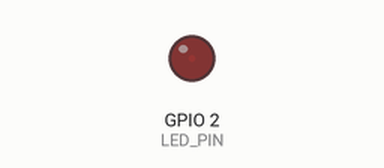
Simulated run of this program. Board: ESP32. Parts: output pins drawn as LEDs (lit = HIGH). What the program prints to the serial monitor is not drawn.

Above: at 0.05 s.
At 1.15 s:
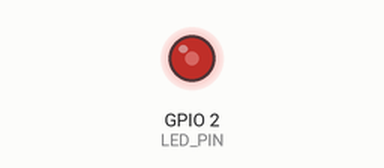
At 2.3 s:
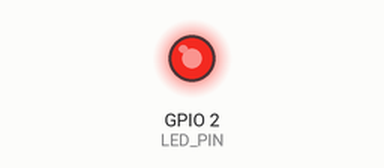
At 4.6 s:
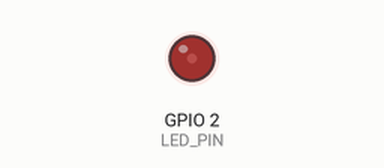
Timing chart, 0 to 6.7 s (numbered marks = the images above):
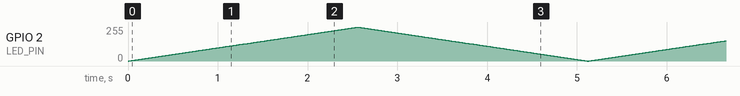

The program:

main.cpp
```cpp
//Baria Shafiq
//24_NTU_CS_FL_1099

// Arduino ke bunyadi functions (delay, Serial, ledc wagera) ke liye
#include <Arduino.h>

// LED ka pin: GPIO 2 (esp32dev board ki apni built-in LED isi par hoti hai)
constexpr uint8_t LED_PIN = 2;

// PWM channel number (0 se 15 mein se koi). Core 2 mein channel alag dena parta hai
constexpr uint8_t PWM_CHANNEL = 0;

// PWM frequency: 5000 Hz yaani ek second mein 5000 baar ON/OFF ka chakkar
// (itni tez ke aankh ko flicker nazar nahi aata)
constexpr uint32_t PWM_FREQUENCY = 5000;

// Resolution: 8 bit yaani duty ke 256 darje (0 se 255)
constexpr uint8_t PWM_RESOLUTION = 8;

// Sab se zyada duty: 255 (100% roshni)
constexpr uint16_t PWM_MAX_DUTY = 255;

void setup()
{
    // Serial Monitor shuru karo (115200 speed), taake messages dekh sakein
    Serial.begin(115200);

    // Channel ki frequency aur resolution set karo.
    // ledcSetup kamyab ho to asal frequency wapas deta hai, fail ho to 0.
    // Is liye "!= 0" se true/false mil jata hai
    bool attached = ledcSetup(
        PWM_CHANNEL,        // kaun sa channel
        PWM_FREQUENCY,      // kitni frequency
        PWM_RESOLUTION      // kitni resolution
    ) != 0;                 // 0 nahi aaya to kamyab

    // Agar setup fail hua
    if (!attached)
    {
        // Error ka message Serial Monitor par dikhao
        Serial.println("ERROR: PWM attachment failed.");

        // Yahin hamesha ruk jao (har 1 second baad dobara intezar)
        while (true) { delay(1000); }
    }

    // LED ke pin ko is PWM channel se jodo.
    // Ab channel ka signal is pin par aayega
    ledcAttachPin(LED_PIN, PWM_CHANNEL);

    // Shuru mein duty 0 rakho yaani LED band
    ledcWrite(PWM_CHANNEL, 0);

    // Message dikhao ke program shuru ho gaya
    Serial.println("ESP32 PWM LED Fade Started");
}

void loop()
{
    // FADE IN (LED dheere dheere roshan hogi):
    // duty 0 se shuru ho kar 255 tak 1-1 barhti hai
    for (int duty = 0; duty <= PWM_MAX_DUTY; duty++)
    {
        // Is duty ko channel par lagao (duty barhne se LED tez hoti hai)
        ledcWrite(PWM_CHANNEL, duty);

        // 10 millisecond ruko, taake aankh ko farq nazar aaye
        delay(10);
    }

    // FADE OUT (LED dheere dheere band hogi):
    // duty 255 se ghat kar 0 tak 1-1 kam hoti hai
    for (int duty = PWM_MAX_DUTY; duty >= 0; duty--)
    {
        // Duty kam hone se LED dheemi hoti jati hai
        ledcWrite(PWM_CHANNEL, duty);

        // 10 millisecond ruko
        delay(10);
    }

    // loop() khatam hote hi dobara shuru ho jata hai, is liye fade chalta rehta hai
}
```
